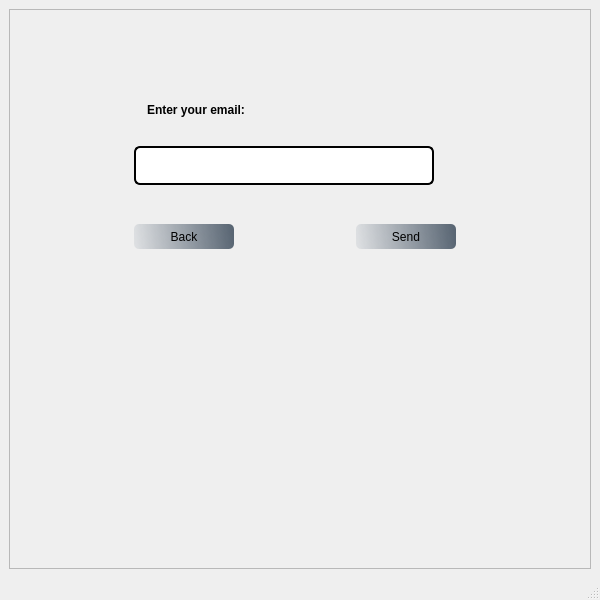
<?xml version="1.0" encoding="UTF-8"?>
<ui version="4.0">
 <class>MainWindow</class>
 <widget class="QMainWindow" name="MainWindow">
  <property name="geometry">
   <rect>
    <x>0</x>
    <y>0</y>
    <width>600</width>
    <height>600</height>
   </rect>
  </property>
  <property name="minimumSize">
   <size>
    <width>300</width>
    <height>0</height>
   </size>
  </property>
  <property name="windowTitle">
   <string>MainWindow</string>
  </property>
  <property name="styleSheet">
   <string notr="true">#resetframe{
background-image:url(:/reset/Graphics/Login/output-onlinepngtools.png)
}
#mainlbl{
height:25px;
margin-top:20px;
}
#maillbl{
height:25px;
margin-top:10px;
padding:5px 10px;
}
#emailtxt{
height:25px;
border:2px solid black;
border-radius : 6px;
padding:5px 10px;
}
#emailtxt:hover{
border:2px solid gray;
}
#emailtxt:focus{
border:2px solid gray;
}
#backbtn , #sendbtn{
margin-top:15px;
height:25px;
width:50px;
color:black;
background-color:qlineargradient(spread:pad,x1:0,y1:0.505682,x2:1,y2:0.477,stop:0 rgba(20,47,78,20),stop:1 rgba(85,98,112,250));
border-radius:5px;
}
#backbtnbtn:pressed , #sendbtn:pressed {
	padding-left:5px;
	padding-top:5px;
	background-color:rgba(112,112,112,255);
	border-postion:calc(100% -10px)center;
}
#backbtn:hover , sendbtn:hover {
	background-color:rgba(112,112,112,255);
}
</string>
  </property>
  <widget class="QWidget" name="centralwidget">
   <layout class="QGridLayout" name="gridLayout">
    <item row="0" column="0">
     <widget class="QFrame" name="resetframe">
      <property name="frameShape">
       <enum>QFrame::StyledPanel</enum>
      </property>
      <property name="frameShadow">
       <enum>QFrame::Raised</enum>
      </property>
      <layout class="QFormLayout" name="formLayout">
       <item row="0" column="1">
        <widget class="QLabel" name="logolbl">
         <property name="text">
          <string>&lt;html&gt;&lt;head/&gt;&lt;body&gt;&lt;p&gt;&lt;img src=&quot;:/reset/Graphics/Login/ARM_LOGO_Crop-removebg-preview.png&quot;/&gt;&lt;/p&gt;&lt;/body&gt;&lt;/html&gt;</string>
         </property>
         <property name="alignment">
          <set>Qt::AlignRight|Qt::AlignTrailing|Qt::AlignVCenter</set>
         </property>
        </widget>
       </item>
       <item row="1" column="1">
        <widget class="QLabel" name="mainlbl">
         <property name="text">
          <string>&lt;html&gt;&lt;head/&gt;&lt;body&gt;&lt;p&gt;&lt;img src=&quot;:/reset/Graphics/reser/icons8-forgot-password-30.png&quot;/&gt;&lt;/p&gt;&lt;/body&gt;&lt;/html&gt;</string>
         </property>
         <property name="alignment">
          <set>Qt::AlignCenter</set>
         </property>
        </widget>
       </item>
       <item row="2" column="1">
        <widget class="QWidget" name="widget" native="true">
         <layout class="QHBoxLayout" name="horizontalLayout">
          <item>
           <spacer name="horizontalSpacer">
            <property name="orientation">
             <enum>Qt::Horizontal</enum>
            </property>
            <property name="sizeType">
             <enum>QSizePolicy::Preferred</enum>
            </property>
            <property name="sizeHint" stdset="0">
             <size>
              <width>100</width>
              <height>20</height>
             </size>
            </property>
           </spacer>
          </item>
          <item>
           <widget class="QLabel" name="maillbl">
            <property name="font">
             <font>
              <weight>75</weight>
              <bold>true</bold>
             </font>
            </property>
            <property name="text">
             <string>Enter your email:</string>
            </property>
           </widget>
          </item>
          <item>
           <spacer name="horizontalSpacer_2">
            <property name="orientation">
             <enum>Qt::Horizontal</enum>
            </property>
            <property name="sizeType">
             <enum>QSizePolicy::MinimumExpanding</enum>
            </property>
            <property name="sizeHint" stdset="0">
             <size>
              <width>40</width>
              <height>20</height>
             </size>
            </property>
           </spacer>
          </item>
         </layout>
        </widget>
       </item>
       <item row="3" column="1">
        <widget class="QWidget" name="widget_2" native="true">
         <property name="minimumSize">
          <size>
           <width>300</width>
           <height>0</height>
          </size>
         </property>
         <layout class="QHBoxLayout" name="horizontalLayout_2">
          <item>
           <spacer name="horizontalSpacer_3">
            <property name="orientation">
             <enum>Qt::Horizontal</enum>
            </property>
            <property name="sizeType">
             <enum>QSizePolicy::Preferred</enum>
            </property>
            <property name="sizeHint" stdset="0">
             <size>
              <width>100</width>
              <height>20</height>
             </size>
            </property>
           </spacer>
          </item>
          <item>
           <widget class="QLineEdit" name="emailtxt">
            <property name="minimumSize">
             <size>
              <width>300</width>
              <height>0</height>
             </size>
            </property>
           </widget>
          </item>
          <item>
           <spacer name="horizontalSpacer_4">
            <property name="orientation">
             <enum>Qt::Horizontal</enum>
            </property>
            <property name="sizeHint" stdset="0">
             <size>
              <width>40</width>
              <height>20</height>
             </size>
            </property>
           </spacer>
          </item>
         </layout>
        </widget>
       </item>
       <item row="4" column="1">
        <widget class="QWidget" name="widget_3" native="true">
         <layout class="QHBoxLayout" name="horizontalLayout_3">
          <item>
           <spacer name="horizontalSpacer_6">
            <property name="orientation">
             <enum>Qt::Horizontal</enum>
            </property>
            <property name="sizeType">
             <enum>QSizePolicy::Preferred</enum>
            </property>
            <property name="sizeHint" stdset="0">
             <size>
              <width>100</width>
              <height>20</height>
             </size>
            </property>
           </spacer>
          </item>
          <item>
           <widget class="QPushButton" name="backbtn">
            <property name="minimumSize">
             <size>
              <width>100</width>
              <height>0</height>
             </size>
            </property>
            <property name="text">
             <string>Back</string>
            </property>
            <property name="icon">
             <iconset resource="../reset.qrc">
              <normaloff>:/reset/Graphics/reser/icons8-back-arrow-30.png</normaloff>:/reset/Graphics/reser/icons8-back-arrow-30.png</iconset>
            </property>
           </widget>
          </item>
          <item>
           <spacer name="horizontalSpacer_7">
            <property name="orientation">
             <enum>Qt::Horizontal</enum>
            </property>
            <property name="sizeHint" stdset="0">
             <size>
              <width>40</width>
              <height>20</height>
             </size>
            </property>
           </spacer>
          </item>
          <item>
           <widget class="QPushButton" name="sendbtn">
            <property name="minimumSize">
             <size>
              <width>100</width>
              <height>0</height>
             </size>
            </property>
            <property name="text">
             <string>Send</string>
            </property>
           </widget>
          </item>
          <item>
           <spacer name="horizontalSpacer_5">
            <property name="orientation">
             <enum>Qt::Horizontal</enum>
            </property>
            <property name="sizeHint" stdset="0">
             <size>
              <width>40</width>
              <height>20</height>
             </size>
            </property>
           </spacer>
          </item>
         </layout>
        </widget>
       </item>
      </layout>
     </widget>
    </item>
   </layout>
  </widget>
  <widget class="QStatusBar" name="statusbar"/>
 </widget>
 <resources>
  <include location="../reset.qrc"/>
 </resources>
 <connections/>
</ui>
